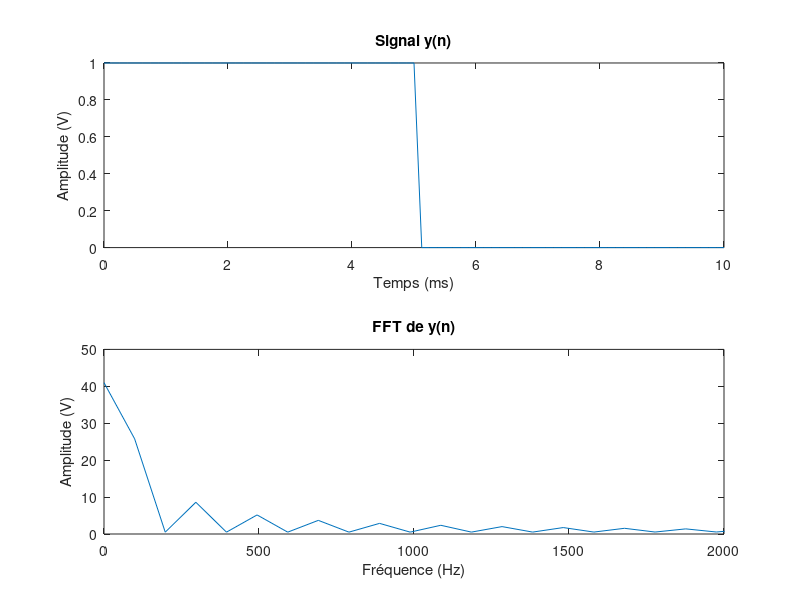
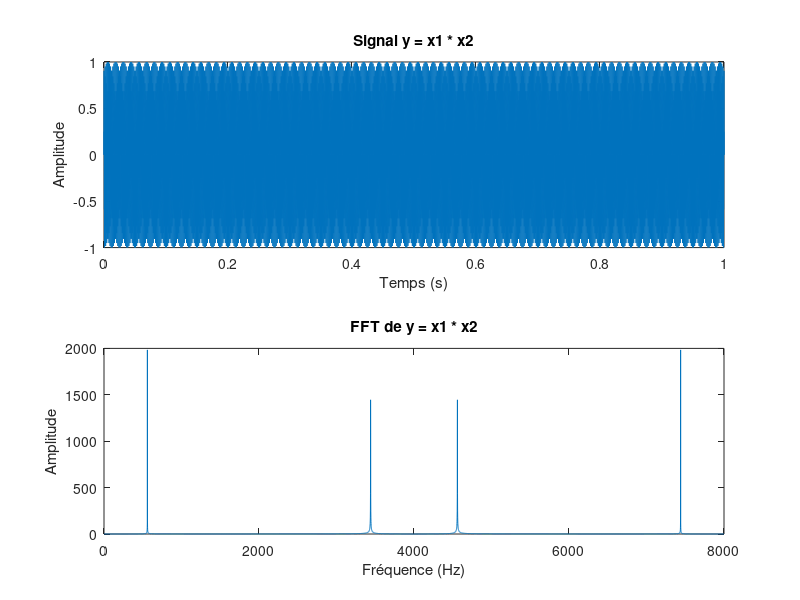

Write MATLAB code to recreate these figures, in order. (Note: this script raises an error after producing the figures.)
%G3E_Champagne_Mathis.m 
%Fichier matlab contenant les réponses aux questions A à C de la section 3.7 du livrable
%APP signal (2022)
%Mathis Champagne

clear variables;
clc;
close all;

%% A
% Définition des paramètres
Te = 1/8000; % Période d'échantillonnage
t = 0:Te:10e-3; % Vecteur temps de 0 à 5 ms avec un pas de Te
y = ones(size(t)); % Signal à 1V pour tout t
y(t>5e-3) = 0; % Signal à 0V après 5 ms

% Affichage du signal
figure;
subplot(2,1,1);
plot(t*1000,y);
xlabel('Temps (ms)');
ylabel('Amplitude (V)');
title('Signal y(n)');

% Calcul et affichage de la FFT
Y = fft(y);
%Avec une telle définition de la fonction y, on obtient sur une dimension
%temporelle (donc positive), une demie porte d'amplitude 1V. On doit s'attendre alors
%d'après les calculs théoriques de l'excercice 3.3 à avoir un résultat qui s'approche d'une "moitié" de
%sinus cardinal comme résultat de la fft.
f = (0:length(Y)-1)/(length(Y)*Te);
subplot(2,1,2);
plot(f,abs(Y));
xlim([0 2e3]);
xlabel('Fréquence (Hz)');
ylabel('Amplitude (V)');
title('FFT de y(n)');

%% B

% Définition des paramètres
Fe = 8000; % Fréquence d'échantillonnage
D = 1; % Durée des signaux en secondes
t = 0:1/Fe:D; % Vecteur temps de 0 à D avec un pas de 1/Fe
f1 = 1440; % Fréquence du premier signal
f2 = 2000; % Fréquence du deuxième signal

% Création des signaux sinusoïdaux
x1 = sin(2*pi*f1*t);
x2 = sin(2*pi*f2*t);

% Multiplication des signaux
y = x1 .* x2;

% Affichage des signaux
figure;
subplot(2,1,1);
plot(t,y);
xlabel('Temps (s)');
ylabel('Amplitude');
title('Signal y = x1 * x2');

% Calcul et affichage de la FFT
Y = fft(y);
f = (0:length(Y)-1)/(length(Y)/Fe);
%𝑥(𝑡) = sin(2𝜋𝑓1𝑡) × sin(2𝜋𝑓2𝑡) = (1/2)cos[2𝜋(𝑓2−𝑓1)𝑡] − (1/2)cos[2𝜋(𝑓2+𝑓1)𝑡]
%On s'attend donc à avoir un pic de fréquence 560 hz(f2-f1) et un pic à
%3440hz. On s'attend également à avoir des pics de fréquences symétriques
%par rapport à Fe/2 qui correspondent aux harmoniques, car on fait une FFT
%sur une multiplication de sinus.
subplot(2,1,2);
plot(f,abs(Y));
xlabel('Fréquence (Hz)');
ylabel('Amplitude');
title('FFT de y = x1 * x2');

%% C
file = "alarmes.mp3";
[x,Fs] = audioread(file); 

%Sensibilité du micro (dBV)
S=-48;
%Gain du micro (dB)
G=30;
%P Référence
Pref = -94;
%Puissance SPL (dB SPL)
Seuil_P_spl = 80;
%durée en seconde (seuil supérieur)
Dt =1;
%durée en seconde (seuil inférieur)
dt =0.5;
Indicedt = Fs/2;
%Seuil dbW
Seuil_dbW = Seuil_P_spl + G + S +Pref;
Seuil_dBm = Seuil_dbW +30;
disp(Seuil_dbW);

%calcul de la puissance du signal:
nbr = length(x);
Te = 1/Fs;
t = (0:nbr-1)*Te;
% Durée de la demi fenêtre d'estimation de la puissance
dFen = 0.05; % demi fenetre de 50 millisecondes
% Convertir dFen en nombre d'échantillons K
K = round(dFen * Fs);
% Initialiser la matrice de puissance
len = length(x);
powerMatrixW = zeros(len, 1);
powerMatrixDbm = zeros(len, 1); %puissance en dBw (dBm)
for n = K+1:nbr-K
    %formule de la puissance (en W)
    powerMatrixW(n) = (1 / (2*K+1)) * sum(x(n-K:n+K).^2);
end
% Convertir la puissance en dBm
powerMatrixDbm = 10*log10(powerMatrixW) + 30;

BinaryMatrix = zeros(len,1);
BinaryMatrix(powerMatrixDbm > Seuil_dBm)=1;
Binarychange = diff(BinaryMatrix);
Start = find(Binarychange == -1); %Quand on passe de 0 à 1, début de la plage
End = find(Binarychange == 1); %Quand on passe de 1 à 0, fin de la plage
%disp(Start);

FalseSilenceIndex = Start(End - Start < Indicedt); %indice du début des faux silences
frames = [];
for i = 1:length(FalseSilenceIndex)
    start = FalseSilenceIndex(i);
    stop = End(find(End > start,1));
    range = start:stop;
    if size(range)<Indicedt
        frames = horzcat(frames,range);
    end
end

falseSilenceFrame = zeros(size(BinaryMatrix));
falseSilenceFrame(frames) = 1;

%Bruits
FalseNoiseBinary = or(BinaryMatrix,falseSilenceFrame);
FalseNoiseSignal = x.*FalseNoiseBinary;

Binarychange = diff(FalseNoiseBinary);
Start = find(Binarychange == 1);
End = find(Binarychange == -1);

RealNoiseBinary = zeros(size(FalseNoiseBinary));
for i = 1:length(Start)
    if (End(i) - Start(i)) >= Fs         % Durée du bruit doit etre > 1 seconde
        RealNoiseBinary(Start(i):End(i)) = 1;  % Si detecter comme vrai son qui dure 1s on met 1 binaire
    end
end
%disp(RealNoiseBinary);
RealNoiseSignal = x.*RealNoiseBinary;

figure(1);
plot(t,RealNoiseSignal);
xlabel('Temps (s)');
ylabel('Valeur');
title('Vrais bruits détectés');

Binarychange = diff(RealNoiseBinary);
Start = find(Binarychange == 1);
End = find(Binarychange == -1);

NoiseRange = {};
for i = 1:length(Start)
    start = Start(i);
    stop = End(find(End>start,1));
    range = start:stop;
    NoiseRange{i} = x(range);
    Noise = NoiseRange{i};
    %1.
    % Calcul de la densité spectrale de puissance
    N = length(Noise);
    f = (-N/2:N/2-1)*Fs/N;
    X = fftshift(fft(Noise))/N; %centré en 0 pour une meilleure visibilité
    Pxx = 2*abs(X).^2/Fs;
    % Affichage de la densité spectrale de puissance
    figure;
    plot(f, Pxx);
    xlabel('Fréquence (Hz)');
    ylabel('Densité spectrale de puissance');
    title('Densité spectrale de puissance du signal sonore');
    
    %2.
    %calcul de la puissance du signal à partir des échantillons sonores
    P_time = 1/length(Noise) * sum(Noise.^2);
    % Calcul de la FFT du signal
    X = fft(Noise);
    % Calcul de la puissance à partir des coefficients de Fourier
    P_freq = sum(abs(X).^2);
    % Afficher les deux puissances
    fprintf('Puissance à partir des échantillons sonores : %.2f\n', P_time,"w");
    fprintf('Puissance à partir des coefficients de Fourier : %.2f\n', P_freq,"w");
    
    %3.
    % calcul de la DSP
    N = floor(length(Noise)/2)*2; % nombre d'échantillons (on s'assure d'avoir un nombre paire pour la division, sinon on a une erreur car il nous faut un entier)
    Xdft = fft(Noise); % transformée de Fourier
    Xdft = Xdft(1:N/2+1); % on ne considère que la première moitié des fréquences
    DSP = (1/(Fs*N)) * abs(Xdft).^2; % calcul de la DSP
    DSP(2:end-1) = 2*DSP(2:end-1); % prise en compte de la symétrie de la DSP
    % détection de la fréquence maximale
    [~, idx] = max(DSP); % recherche de l'indice de la valeur maximale
    f_max = (idx-1)*Fs/N; % calcul de la fréquence correspondante
    % affichage du résultat
    disp(['La fréquence correspondant à la DSP maximale est de ', num2str(f_max), ' Hz']);

    %4.
    N = length(Noise); % Longueur du signal
    DSP = abs(fft(Noise)).^2 / N; % Calcul de la DSP
    DSPdb = 10*log10(DSP); % Conversion en dB
    % Identifier la fréquence à -30dB
    f = linspace(0, 1, N)*Fs; % Vecteur de fréquences
    f_30db = find(DSPdb <= -30, 1, 'first'); % Identifier la fréquence à -30dB
    % Déterminer les limites de la bande à -30dB
    f_min = f_30db; % Limite inférieure de la bande
    f_max = find(DSPdb(f_min+1:end) >= -30, 1, 'last') + f_min; % Limite supérieure de la bande
    % Calculer l'énergie contenue dans la bande
    E_band = trapz(f(f_min:f_max), DSP(f_min:f_max)); % Intégrale de la DSP sur la bande à -30dB
    E_total = trapz(f, DSP); % Intégrale de la DSP sur l'ensemble des fréquences
    Pct_E_band = E_band / E_total * 100; % Pourcentage d'énergie contenue dans la bande à -30dB
    % Afficher les résultats
    disp(['La bande spectrale à -30dB s etend de ', num2str(f(f_min)), ' Hz a ', num2str(f(f_max)), ' Hz.']);
    disp(['Le pourcentage d''énergie contenue dans cette bande est de ', num2str(Pct_E_band), '%.']);

    %5.
    window_size = round(0.25 * Fs);
    noverlap = 0;%pas de recouvrement
    nfft = 2^nextpow2(window_size);
    subplot(2, 1, 2);
    spectrogram(Noise, window_size, noverlap, nfft, Fs, 'yaxis');
    title('Spectrogramme');
    xlabel('Temps (s)');
    ylabel('Fréquence (Hz)');
    %Le spectrogramme apporte une information temporelle et fréquentielle locale sur l'évolution du signal 
    % sonore, alors que la DFT de l'intégralité du son ne donne qu'une information globale sur le spectre 
    % fréquentiel. Le spectrogramme permet donc de visualiser comment la fréquence du signal évolue dans le 
    % temps.

    disp('-----------------------------------------------------------------');
end

